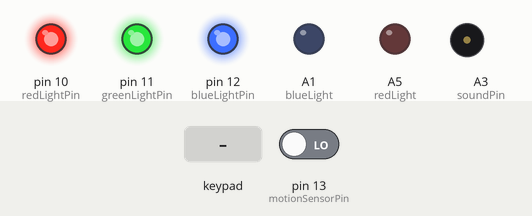
A sketch run on a simulated Arduino Uno, built with avr-gcc and run on an emulated ATmega328P. On the bench: output pins drawn as LEDs (lit = HIGH), buzzer (waves = sounding). Dashed ring = blinking. Inputs (shaded band) come from the test bench; at power-on: pin 13 (motionSensorPin) LOW. Pins used as bus, display or sensor lines are not drawn.

Above: at 1.2 s.
1.3 s: pin 13 (motionSensorPin) driven HIGH
At 2.1 s:
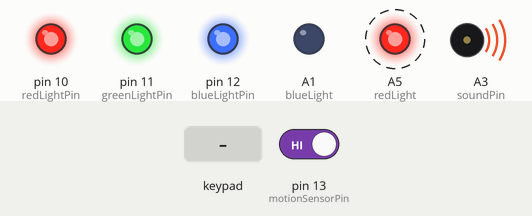
4.3 s: key '#' pressed
At 4.9 s:
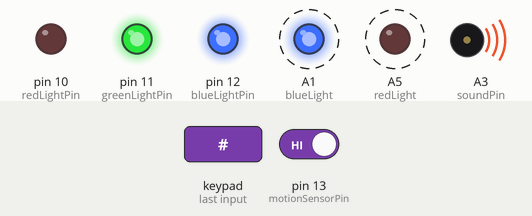
7.3 s: keypad keys 1 5 D B # pressed 0.4 s apart
At 9.4 s:
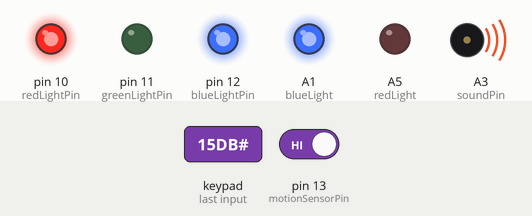
10.8 s: keypad keys 1 5 D B * pressed 0.4 s apart
At 14.4 s:
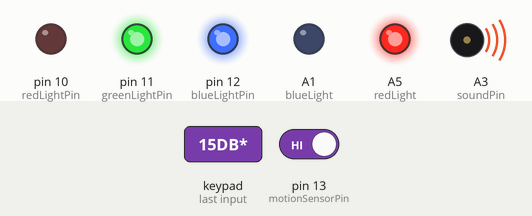
Timing chart, 0 to 16.8 s (numbered marks = the images above; inputs shaded):
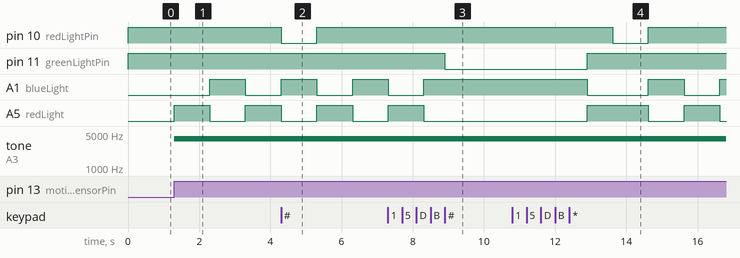

The sketch:

Alarmanlage.ino
```cpp
/*
|| @version 4.0
|| @author Severin Hersche
|| @contact severin.hersche@ubs.com
||
|| @description
|| | Eine kleine Alarmanlage die mit einem Bewegungsesnor funktioniert.
|| #
*/
#include <Keypad.h>

const int INPUT_MAX = 4; //passwort eingabe auf 4 festgelegt

boolean isTriggered = false; //ist um zu ueberpruefen ob der Bewegungsensor los ging

//Diese sind für die RGB Lampe
int redLightPin = 10;
int greenLightPin = 11;
int blueLightPin = 12;

//für den Bewegungsensor
int motionSensorOutput = A0;

//Hier ist der Bewegungsensor verbunden
int motionSensorPin = 13;

//für den piezo buzzer
int soundPin = A3;

//Das sind die einfachen Lichten für das blaurot
int redLight = A5;
int blueLight = A1;

//Das wird gebrauch um das balu rotlicht zu blinken
int ledState = LOW;
unsigned long previousMillis = 0;
const long interval = 1000;

//Hier wird die Passwort eingabe gespeichert
char passwortInput[INPUT_MAX];
//Hier ist das Passwort definiert
char password[INPUT_MAX] = {'1','5','D','B'};

//Hier zaehlt man die eingabe des Passworts
int inputCount = 0;

const byte ROWS = 4; //four rows
const byte COLS = 4; //four columns
char keys[ROWS][COLS] = {
  {'1','2','3','A'},
  {'4','5','6','B'},
  {'7','8','9','C'},
  {'*','0','#','D'}
};
byte rowPins[ROWS] = {9,8,7,6}; //connect to the row pinouts of the keypad
byte colPins[COLS] = {5,4,3,2}; //connect to the column pinouts of the keypad
//Hier wird das keypad eingerichted
Keypad keypad = Keypad(makeKeymap(keys), rowPins, colPins, ROWS, COLS);

void setup() {
  //Die pins werden hier gesetuped
  setUpPins();

  //Hier wird das RGB licht gesetuped
  setUpRGB();
  Serial.begin(9600);
}

void loop() {
  int motionSensor = digitalRead(motionSensorPin);
  if (motionSensor && !isTriggered) {
    isTriggered = true;
  }
  //Hier wird das Blaulicht ausgegeben, wenn der Bewegungsensor ausgelöst wird
  digitalWrite(motionSensorOutput, motionSensor);

  if (isTriggered) {
    //wenn der Bewegnungsensor eine Bewegung bemerkt wird das Blincken und der ton ausgegeben
    imitatePolice();
    tone(soundPin, 4000);
  }

  char key = keypad.getKey();
  if (key) {
    //Wenn der input = # ist wird überprüft, ob die eingabe korrekt war
    if (key == '#') {
      if (strncmp(passwortInput, password, sizeof(passwortInput)) == 0) {
        //Wenn ja wird das Grüne licht gezeigt
        digitalWrite(greenLightPin, LOW);
        delay(4000);
        digitalWrite(greenLightPin, HIGH);
        //Und der ausgelöste Alarm ausgestellt
        noTone(soundPin);
        stopPolice();
        isTriggered = false;
        resetInput();

      } else {
        //Wenn die eingabe nicht korrekt war wird das Rotelicht gezeigt
        digitalWrite(redLightPin, LOW);
        delay(1000);
        digitalWrite(redLightPin, HIGH);
        //der Input wird zurückgesetzt
        resetInput();
      }
    } else if (inputCount < INPUT_MAX) {
      //Hier wird überprüft, ob die eingabe unter 4 Zeichen ist und wenn ja wird sie gespeichert
      passwortInput[inputCount] = key;
      inputCount += 1;
    } else {
      resetInput();
      showError();
    }
  }
}

void setUpPins() {
  pinMode(motionSensorOutput, OUTPUT);
  pinMode(redLightPin, OUTPUT);
  pinMode(greenLightPin, OUTPUT);
  pinMode(blueLightPin, OUTPUT);
  pinMode(redLight, OUTPUT);
  pinMode(blueLight, OUTPUT);
}

void setUpRGB() {
  digitalWrite(redLightPin, HIGH);
  digitalWrite(greenLightPin, HIGH);
  digitalWrite(blueLightPin, HIGH);
}

void showError() {
  digitalWrite(redLightPin, LOW);
  delay(1000);
  digitalWrite(redLightPin, HIGH);
}

void resetInput() {
  inputCount = 0;
  memset(passwortInput, 0, sizeof passwortInput);
}
//Das blinken wird eingestellt
void imitatePolice() {

  unsigned long currentMillis = millis();
  if (currentMillis - previousMillis >= interval) {
    // save the last time you blinked the LED
    previousMillis = currentMillis;

    // if the LED is off turn it on and vice-versa:
    if (ledState == LOW) {
      ledState = HIGH;
    } else {
      ledState = LOW;
    }
    digitalWrite(redLight, ledState);
    digitalWrite(blueLight, !ledState);
  }
}
//das Blinken wird ausgestellt
void stopPolice() {
  digitalWrite(redLight, LOW);
  digitalWrite(blueLight, LOW);
}
```

Measured:
- after the input at 1.3 s, A1 (blueLight): LOW → HIGH after 1.0 s, → LOW 1.0 s later; A5 (redLight): LOW → HIGH at once, → LOW 1.0 s later, → HIGH 1.0 s later; tone on A3 (soundPin): silent → 4000 Hz at once
- after the input at 4.3 s, pin 10 (redLightPin): HIGH → LOW at once, → HIGH 1.0 s later
- after the input at 7.3 s, pin 11 (greenLightPin): HIGH → LOW after 1.6 s; A1 (blueLight): goes on until 8.3 s, then stays HIGH; A5 (redLight): goes on until 8.3 s, then stays LOW
- after the input at 10.8 s, pin 10 (redLightPin): HIGH → LOW after 2.8 s, → HIGH 1.0 s later
